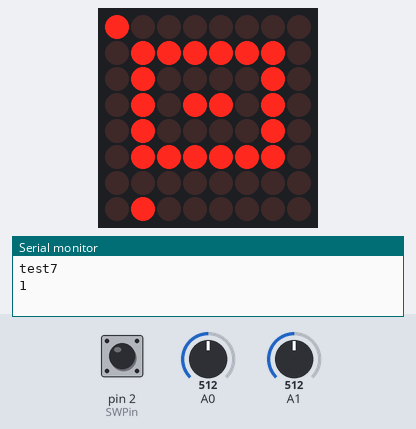
Bench run of a sketch on a simulated Arduino Uno, built with avr-gcc and run on an emulated ATmega328P. On the bench: 8×8 LED matrix, the last lines printed to the serial monitor. Inputs (shaded band) come from the test bench; at power-on: A1 = 512, A0 = 512, pin 2 (SWPin) HIGH. Random numbers use the default seed unless the sketch sets one.

Above: at 0.16 s.
1.3 s: A1 set to 586
At 1.67 s:
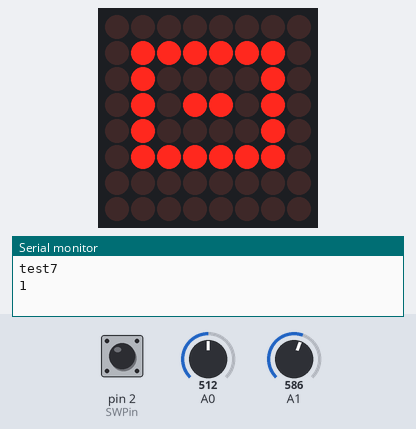
4.3 s: A1 set to 613
At 5.29 s:
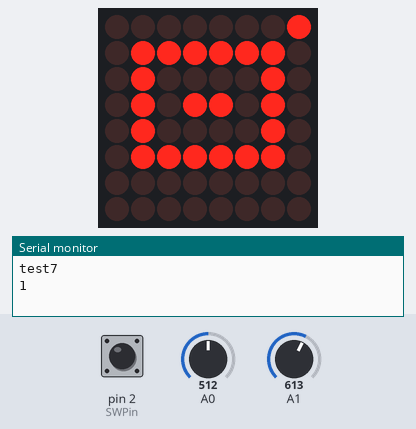
6.5 s: A0 set to 207
8.2 s: A0 set to 192
At 9.2 s:
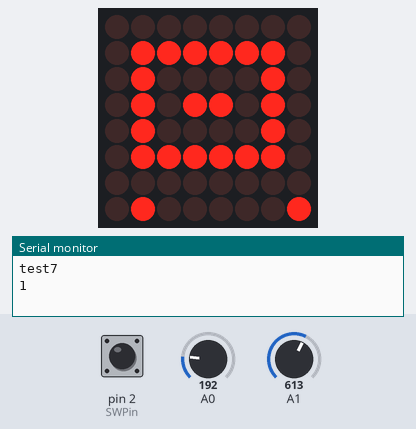
9.8 s: A1 set to 209
11.3 s: A1 set to 187
At 12.4 s:
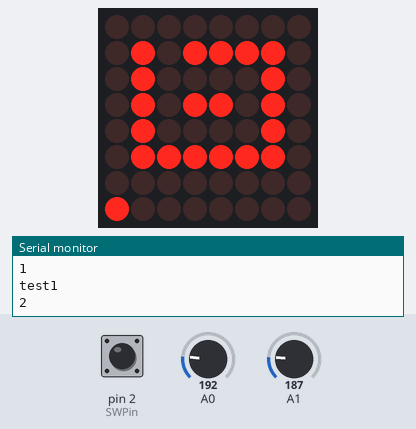
Timing chart, 0 to 13.9 s (numbered marks = the images above; inputs shaded):
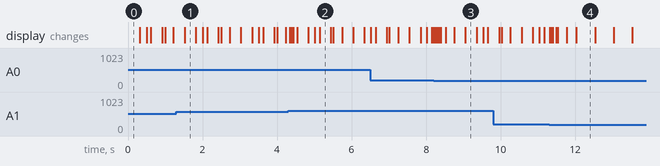

Measured:
- the behaviour switches between 600 and 601 on A1 (found by bisection; images 1 and 2)
- the behaviour switches between 200 and 199 on A0 (found by bisection; images 2 and 3)
- the behaviour switches between 200 and 199 on A1 (found by bisection; images 3 and 4)
- what the display in image 4 shows lasts 0.5 s, from 12.0 s to 12.5 s

The sketch:

FoodFinder.ino
```cpp
#include "LedControl.h"

// Pin configuration for the MAX7219 LED matrix display
const int dinPin = 12;
const int clockPin = 11;
const int loadPin = 10;
const int SWPin = 2;  // Joystick button pin

// Create an instance of the LedControl class for interfacing with the LED matrix
LedControl lc = LedControl(dinPin, clockPin, loadPin, 1);  // DIN, CLK, LOAD, No. DRIVER

// Global variables for matrix brightness and player position
byte matrixBrightness = 2;

byte xPos = 0;
byte yPos = 0;
byte xLastPos = 0;
byte yLastPos = 0;

// Threshold values for joystick input
const int minThreshold = 200;
const int maxThreshold = 600;

// Time intervals for game logic and bomb shooting
const byte moveInterval = 300;
const byte bombInterval = 500;  // Interval between shooting bombs

// Last time the player moved and last time a bomb was shot
unsigned long long lastMoved = 0;
unsigned long long lastBombTime = 0;

// Blinking time intervals for player, food, and bombs
const int playerBlinkTime = 500;  // Adjust this for player blinking speed
const int foodBlinkTime = 300;    // Adjust this for food blinking speed
const int bombBlinkTime = 100;    // Adjust this for bomb blinking speed

// Last time each element blinked
unsigned long long lastPlayerBlinkTime = 0;
unsigned long long lastFoodBlinkTime = 0;
unsigned long long lastBombBlinkTime = 0;

// Blinking state flags for player, food, and bombs
bool playerBlinkState = false;
bool foodBlinkState = false;
bool bombBlinkState = false;

// Size of the LED matrix
const byte matrixSize = 8;

// Flag to track if the matrix has changed and needs to be updated
bool matrixChanged = true;

// 2D array to represent the game matrix
byte matrix[matrixSize][matrixSize] = {
  { 0, 0, 0, 0, 0, 0, 0, 0 },  //0
  { 0, 1, 1, 1, 1, 1, 1, 0 },  //1
  { 0, 1, 0, 0, 0, 0, 1, 0 },  //2
  { 0, 1, 0, 1, 1, 0, 1, 0 },  //3
  { 0, 1, 0, 0, 0, 0, 1, 0 },  //4
  { 0, 1, 1, 1, 1, 1, 1, 0 },  //5
  { 0, 0, 0, 0, 0, 0, 0, 0 },  //6
  { 0, 0, 0, 0, 0, 0, 0, 0 }   //7
};

// Byte array to represent a pattern for a bomb
byte matrixByte[matrixSize] = {
  B00000000,
  B01000100,
  B00101000,
  B00010000,
  B00010000,
  B00010000,
  B01010100,
  B00000000
};

// Variables for random food position
int randomX = 0;
int randomY = 0;
const int minValue = 0;
const int maxValue = 8;

// Player score
int score = 0;

// Setup function - runs once at the beginning
void setup() {
  Serial.begin(9600);

  // Initialize the LED matrix display
  lc.shutdown(0, false);
  lc.setIntensity(0, matrixBrightness);
  lc.clearDisplay(0);

  // Generate initial food and set player position
  generateFood();
  matrix[xPos][yPos] = 1;

  // Set joystick button pin as input with an internal pull-up resistor
  pinMode(SWPin, INPUT_PULLUP);
}

// Main game loop function
void loop() {
  // Check if it's time to update player position
  if (millis() - lastMoved > moveInterval) {
    updatePositions();
    lastMoved = millis();
  }

  // Check if it's time to blink player and food
  if (millis() - lastPlayerBlinkTime > playerBlinkTime) {
    blinkPlayer();
    lastPlayerBlinkTime = millis();
  }
  if (millis() - lastFoodBlinkTime > foodBlinkTime) {
    blinkFood();
    lastFoodBlinkTime = millis();
  }

  // Check if it's time to shoot a bomb
  if (millis() - lastBombTime > bombInterval) {
    if (digitalRead(SWPin) == LOW)  // Check if the joystick button is pressed
    {
      shootBomb();
    }
    lastBombTime = millis();
  }

  // Check if it's time to blink bombs
  if (millis() - lastBombBlinkTime > bombBlinkTime) {
    bombBlink();
    lastBombBlinkTime = millis();
  }

  // Check if the matrix has changed and update display
  if (matrixChanged == true) {
    updateMatrix();
    matrixChanged = false;
  }

  // Check if the player has eaten the food and generate a new one
  if (randomX == xPos && randomY == yPos) {
    score++;
    Serial.println(score);
    generateFood();
  }
}

// Function to generate a new random position for food
void generateFood() {
  randomX = random(minValue, maxValue);
  randomY = random(minValue, maxValue);

  // Avoid generating food on the player's position or on existing food
  while (randomX == xPos && randomY == yPos && matrix[randomX][randomY] == 1) {
    randomX = random(minValue, maxValue);
    randomY = random(minValue, maxValue);

  }
  Serial.print("test");
  Serial.println(randomX);
   Serial.println(randomY);
  // Set the new food position
  matrix[randomX][randomY] = 1;
  matrixChanged = true;
}

// Function to blink the food (toggle its state)
void blinkFood() {
  matrix[randomX][randomY] = !matrix[randomX][randomY];
  foodBlinkState = !foodBlinkState;
  matrixChanged = true;
}

// Function to blink the player (toggle its state)
void blinkPlayer() {
  //matrix[xPos][yPos] = !matrix[xPos][yPos];
  playerBlinkState = !playerBlinkState;
  matrixChanged = true;
}

// Function to blink bombs (toggle their state)
void bombBlink() {
  for (int row = 0; row < matrixSize; row++) {
    for (int col = 0; col < matrixSize; col++) {
      if (matrix[row][col] == 2)  // Check for bombs
      {
        lc.setLed(0, row, col, bombBlinkState);
      }
    }
  }
  bombBlinkState = !bombBlinkState;
}

// Function to shoot a bomb from the player's position
void shootBomb() {
  int bombX = xPos;
  int bombY = yPos;

  // Determine the direction based on joystick input
  int xValue = analogRead(A0);
  int yValue = analogRead(A1);

  // Adjust bomb position based on joystick input
  if (xValue < minThreshold) {
    /*if (bombX < matrixSize - 1 && matrix[bombX + 1][bombY] != 1) {
      bombX++;
    }*/
    while (bombX >= 0 && bombX < matrixSize && bombY >= 0 && bombY < matrixSize && matrix[bombX + 1][bombY] != 1) {
      Serial.println(bombX);
      bombX++;
      matrixChanged = true;
      lc.setLed(0, bombX - 1, bombY, 0);
      lc.setLed(0, bombX, bombY, 1);
      matrix[bombX - 1][bombY] = 0;
      if(bombX<matrixSize){
        matrix[bombX][bombY] = 2;  // 2 represents the bomb in the matrix
      }
      delay(100);                // Delay to slow down the bomb movement
    }
  } else if (xValue > maxThreshold) {
    /*
    if (bombX > 0 && matrix[bombX - 1][bombY] != 1) {
      bombX--;
    }*/
    while (bombX >= 0 && bombX < matrixSize && bombY >= 0 && bombY < matrixSize && matrix[bombX-1][bombY] != 1)
    {
      Serial.println(bombX);
        bombX--;
        matrixChanged = true;
        lc.setLed(0, bombX+1, bombY, 0);
        lc.setLed(0, bombX, bombY, 1);
        matrix[bombX + 1][bombY] = 0;
        if(bombX>=0){
          matrix[bombX][bombY] = 2; // 2 represents the bomb in the matrix
        }
        delay(100); // Delay to slow down the bomb movement
    }
  }

  if (yValue > maxThreshold) {
    /*
    if (bombY < matrixSize - 1 && matrix[bombX][bombY + 1] != 1) {
      bombY++;
    }*/
    while (bombX >= 0 && bombX < matrixSize && bombY >= 0 && bombY < matrixSize && matrix[bombX][bombY+1] != 1)
    {
      Serial.println(bombX);
        bombY++;
        matrixChanged = true;
        lc.setLed(0, bombX, bombY-1, 0);
        lc.setLed(0, bombX, bombY, 1);
        matrix[bombX][bombY-1] = 0;
        if(bombY<matrixSize){
          matrix[bombX][bombY] = 2; // 2 represents the bomb in the matrix
        }
        delay(100); // Delay to slow down the bomb movement
    }
  } else if (yValue < minThreshold) {
    /*
    if (bombY > 0 && matrix[bombX][bombY - 1] != 1) {
      bombY--;
    }*/
    while (bombX >= 0 && bombX < matrixSize && bombY >= 0 && bombY < matrixSize && matrix[bombX][bombY-1] != 1)
    {
      Serial.println(bombX);
        bombY--;
        matrixChanged = true;
        lc.setLed(0, bombX, bombY+1, 0);
        lc.setLed(0, bombX, bombY, 1);
        matrix[bombX][bombY+1] = 0;
        if(bombY>=0){
          matrix[bombX][bombY] = 2; // 2 represents the bomb in the matrix
        }
        delay(100); // Delay to slow down the bomb movement
    }
  }


  // Detonate the bomb and remove walls
  for (int i = -1; i <= 1; i++) {
    for (int j = -1; j <= 1; j++) {
      if (bombX + i >= 0 && bombX + i < matrixSize && bombY + j >= 0 && bombY + j < matrixSize) {
        matrix[bombX + i][bombY + j] = 0;
      }
    }
  }
  matrix[xPos][yPos] = 1;
}

// Function to update the byte matrix for the LED display
void updateByteMatrix() {
  for (int row = 0; row < matrixSize; row++) {
    lc.setRow(0, row, matrixByte[row]);
  }
}

// Function to update the entire LED matrix display based on the game matrix
void updateMatrix() {
  for (int row = 0; row < matrixSize; row++) {
    for (int col = 0; col < matrixSize; col++) {
      // Check if it's the player and in the blinking state
      if (row == xPos && col == yPos && playerBlinkState) {
        lc.setLed(0, row, col, 0);
      }
      // Check if it's the food and in the blinking state
      else if (row == randomX && col == randomY && foodBlinkState) {
        lc.setLed(0, row, col, 0);
      }
      // Check if it's a bomb and in the blinking state
      else if (matrix[row][col] == 2) {
        lc.setLed(0, row, col, bombBlinkState);
      }
      // Otherwise, set the LED based on the game matrix
      else {
        lc.setLed(0, row, col, matrix[row][col]);
      }
    }
  }
}

// Function to update the player's position based on joystick input
void updatePositions() {
  int xValue = analogRead(A0);
  int yValue = analogRead(A1);

  xLastPos = xPos;
  yLastPos = yPos;

  // Update player position based on joystick input
  if (xValue < minThreshold) {
    if (xPos < matrixSize - 1 && matrix[xPos + 1][yPos] != 1) {
      xPos++;
    }
  }
  if (xValue > maxThreshold) {
    if (xPos > 0 && matrix[xPos - 1][yPos] != 1) {
      xPos--;
    }
  }

  if (yValue > maxThreshold) {
    if (yPos < matrixSize - 1 && matrix[xPos][yPos + 1] != 1) {
      yPos++;
    }
  }

  if (yValue < minThreshold) {
    if (yPos > 0 && matrix[xPos][yPos - 1] != 1) {
      yPos--;
    }
  }

  // Check if the player position has changed
  if (xPos != xLastPos || yPos != yLastPos) {
    matrixChanged = true;

    matrix[xLastPos][yLastPos] = 0;
    matrix[xPos][yPos] = 1;
  }
}
```
